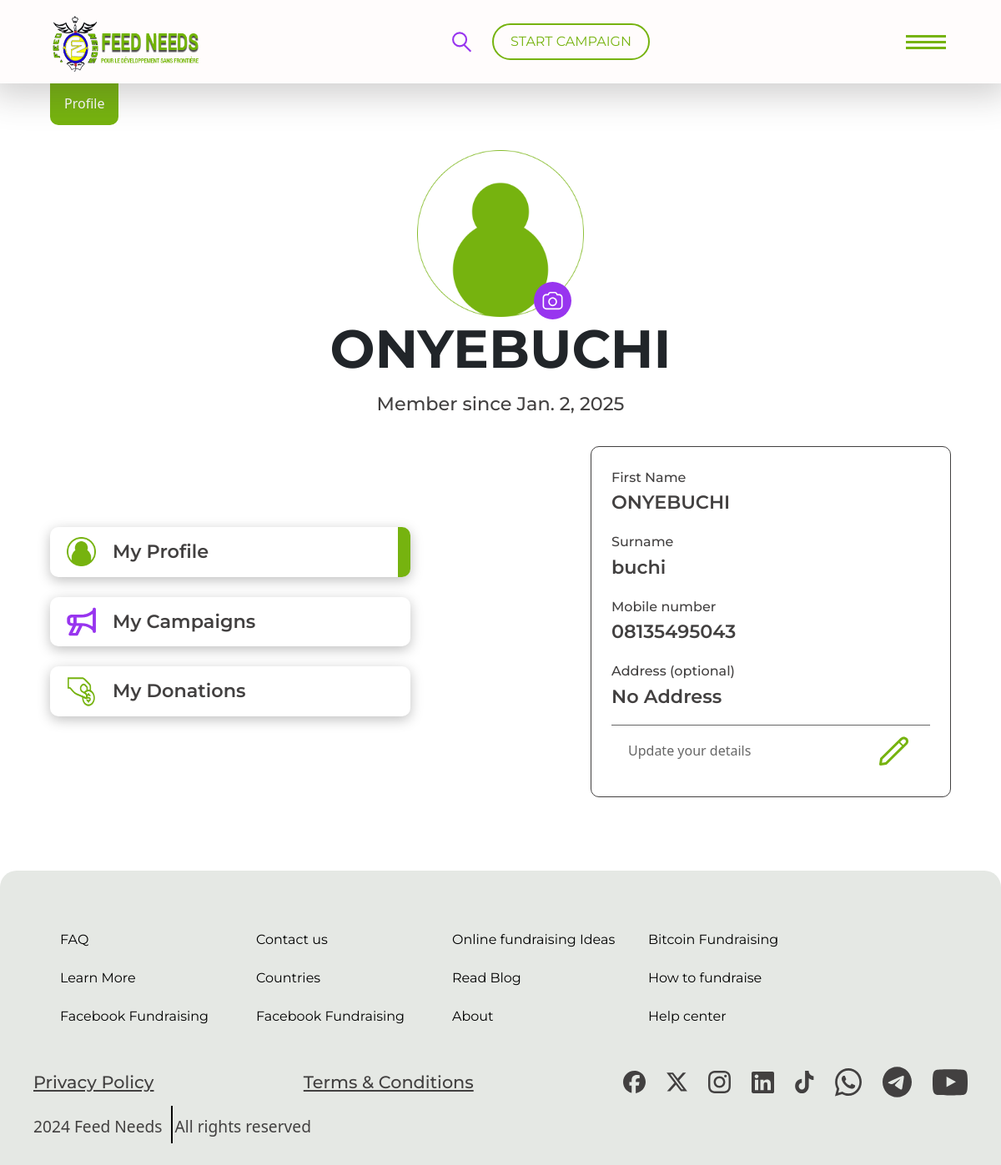
Before: /profile (signed in) with the older database file.
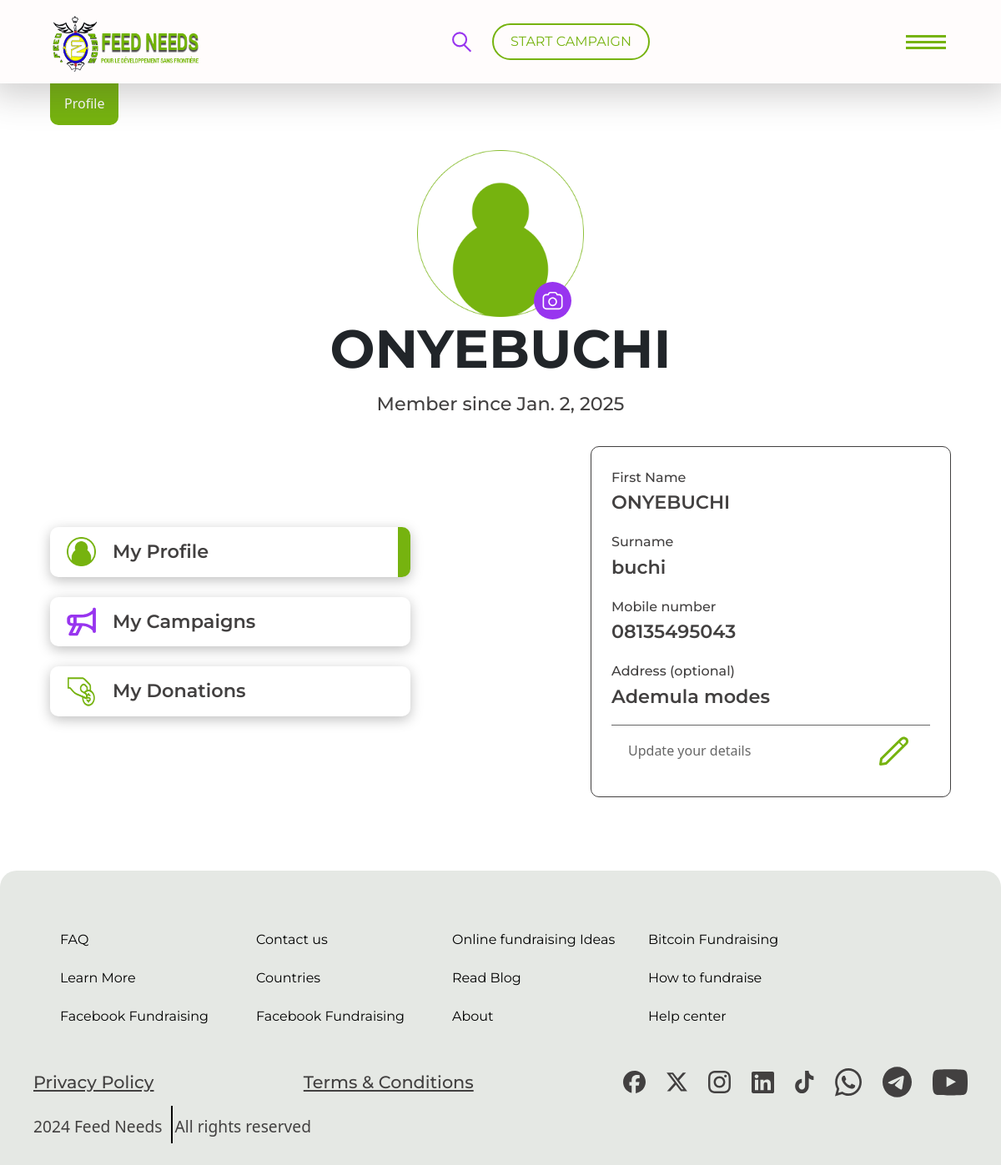
After: the same page with the newer database file.
### base/models.py (models this page shows, shortened)
class CustomUser(AbstractUser):
    phone_number = models.CharField(max_length=15, null=True, blank=True)

class Profile(models.Model):
    user= models.ForeignKey(CustomUser, on_delete=models.CASCADE)
    address = models.CharField( max_length=100,null=True)

### base/views.py (the view, shortened to what this page needs)
# urls.py: path('profile',profile,name="profile"),
@login_required(login_url="login")
def profile(request):
    campaign = Campaign.objects.filter(user=request.user)
    profile = get_object_or_404(Profile, user=request.user)
    donations = Donation.objects.filter(campaign__user=request.user).select_related("campaign", "user")
    context = {
        "campaign": campaign,
        "donations": donations,
        "profile": profile,
    }
    return render(request, 'profile.html', context)

### base/templates/profile.html (shortened to what this page needs)
{% extends "base2.html" %}
{% block content %}
{% load static %}
<head>
	<link
		href="https://cdn.jsdelivr.net/npm/bootstrap@5.3.3/dist/css/bootstrap.min.css"
		rel="stylesheet"
	/>
</head>
	<main class="profile light-bg-clr pd-down">
		<span class="page-highlight-span">Profile</span>
		<div class="flex-column justify-content-center">
			<div class="profile-img-container pos-rel">
				<img class="profile-page-img" src="../static/img/profile-img.png" alt="">
				<span class="profile-camera-icon flex-center">
					<img src="../static/img/svg/camera-icon.svg" alt="camera icon">
				</span>
			</div>
			<h3 class="page-head text-center">{{request.user.first_name}}</h3>
			<p class="mac-text-mid text-center">Member since {{ request.user.date_joined|date}}</p>
		</div>
		<div class="profile-main-content mt-3">
			<div class="profile-util-container flex-column gap-4 align-items-start">
				<div class="profile-util-item my-profile">
					<div data-profile_cta="my-profile" class="profile-util-item-head">
						<img class="icon" src="../static/img/profile-icon.png" alt="profile icon">
						<span class="mac-text-mid">My Profile</span>
					</div>
				</div>
				<div  class="profile-util-item">
					<div data-profile_cta="my-donations" class="profile-util-item-head campaign">
						<img class="icon" src="../static/img/svg/megaphone.svg" alt="profile icon">
						<span class="mac-text-mid">My Campaigns</span>
					</div>
				</div>
				<div  class="profile-util-item">
					<div data-profile_cta="my-campaigns" class="profile-util-item-head">
						<img class="icon" src="../static/img/svg/donor-icon.svg" alt="profile icon">
						<span class="mac-text-mid">My Donations</span>
					</div>
				</div>
			</div>
	{% if request.user.is_authenticated %}
			<div class="profile-info-wrapper flex-column">
				<div data-profile_category="my-profile" class="info-item profile-details-container w-100 bd p-4 br-10">
					<div class="profile-details-item">
						<span class="mac-text-sm fw-500">First Name</span>
						<p class="mac-text-mid fw-600">{{request.user.first_name}}</p>
					</div>
					<div class="profile-details-item">
						<span class="mac-text-sm fw-500">Surname</span>
						<p class="mac-text-mid fw-600">{{request.user.last_name}}</p>
					</div>
					<div class="profile-details-item">
						<span class="mac-text-sm fw-500">Mobile number</span>
						<p class="mac-text-mid fw-600">{{request.user.phone_number}}</p>
					</div>
					<div class="profile-details-item">
						<span class="mac-text-sm fw-500">Address (optional)</span>
						{% if not profile.address %}
						<p class="mac-text-mid fw-600">No Address</p>
						{% else %}
						<p class="mac-text-mid fw-600">{{profile.address}}</p>
						{% endif %}
					</div>
					<div class="edit-cta-container">
						<span class="edit-text">Update your details</span>
						<button  data-bs-toggle="modal" data-bs-target="#updateProfileModal" class="edit-btn"><img src="../static/img/svg/pen.svg" alt=""></button>
					</div>
				</div>
				{% endif %}
			</div>
		</div>
	</main>
{% endblock content %}

### base/templates/base2.html (shortened to what this page needs)
{% load static %}
<!DOCTYPE html>
<html lang="en">
	<head>
		<link
			href="https://cdn.jsdelivr.net/npm/bootstrap@5.3.3/dist/css/bootstrap.min.css"
			rel="stylesheet"
		/>
		<link rel="stylesheet" href="{% static 'css/style.css' %}" />
	</head>
	<body>
        <div class="campaign page">
            <nav class="navbar bos sticky-top align-items-center">
                <div class="pd-nav flex-between w-100 align-center">
                    <img
                        class="logo-img"
                        src="{% static '../static/img/Feed-logo.png' %}"
                        alt="logo img"
                    />
                    <div class="nav-util-cta-container d-flex align-items-center gap-4 ms-sm-0 ms-auto me-sm-0 me-2">
                        <img
                            class="search-icon"
                            src="{% static '../static/img/svg/search-icon.svg' %}"
                            alt="search icon"
                        />
                        <a href="#" class="start-camp-cta">START CAMPAIGN</a>
                    </div>
                    <div class="hamburger">
                        <span></span>
                        <span></span>
                        <span></span>
                    </div>
                </div>
            </nav>
            {% block content %}
            {% endblock content %}
            <footer class="pos-rel mt-5">
                    <div class="footer-bottom-wrapper">
                        <div class="w-100">
                            <ul class="footer-links-container grid">
                                <li><a href="#" class="footer-links">FAQ</a></li>
                                <li><a href="#" class="footer-links">Contact us</a></li>
                                <li>
                                    <a href="#" class="footer-links">Online fundraising Ideas</a>
                                </li>
                                <li><a href="#" class="footer-links">Bitcoin Fundraising</a></li>
                                <li><a href="#" class="footer-links">Learn More</a></li>
                                <li><a href="#" class="footer-links">Countries</a></li>
                                <li><a href="#" class="footer-links">Read Blog</a></li>
                                <li><a href="#" class="footer-links">How to fundraise</a></li>
                                <li><a href="#" class="footer-links">Facebook Fundraising</a></li>
                                <li><a href="#" class="footer-links">Facebook Fundraising</a></li>
                                <li><a href="#" class="footer-links">About</a></li>
                                <li><a href="#" class="footer-links">Help center</a></li>
                            </ul>
                            <div class="flex-wrap gp-20 footer-bottom-link-container mt-5">
                                <a href="#" class="footer-bottom-link">Privacy Policy</a>
                                <a href="#" class="footer-bottom-link">Terms & Conditions</a>
                                <div class="social-media-container flex-wrap">
                                    <a href="#" class="flex-center">
                                        <img
                                            class="social-icon"
                                            src="{% static '../static/img/svg/socials/facebook.svg' %}"
                                            alt="Facebook icon"
                                        />
                                    </a>
                                    <a href="#" class="flex-center">
                                        <img
                                            class="social-icon"
                                            src="{% static '../static/img/svg/socials/twitter.svg' %}"
                                            alt="Twitter icon"
                                        />
                                    </a>
                                    <a href="#" class="flex-center">
                                        <img
                                            class="social-icon"
                                            src="{% static '../static/img/svg/socials/instagram.svg' %}"
                                            alt="Instagram icon"
                                        />
                                    </a>
                                    <a href="#" class="flex-center">
                                        <img
                                            class="social-icon"
                                            src="{% static '../static/img/svg/socials/linkedIn.svg' %}"
                                            alt="LinkedIn icon"
                                        />
                                    </a>
                                    <a href="#" class="flex-center">
                                        <img
                                            class="social-icon"
                                            src="{% static '../static/img/svg/socials/tiktok.svg' %}"
                                            alt="Tiktok icon"
                                        />
                                    </a>
                                    <a href="#" class="flex-center">
                                        <img
                                            class="social-icon"
                                            src="{% static '../static/img/svg/socials/whatsapp.svg' %}"
                                            alt="Whatsapp icon"
                                        />
                                    </a>
                                    <a href="#" class="flex-center">
                                        <img
                                            class="social-icon"
                                            src="{% static '../static/img/svg/socials/telegram.svg' %}"
                                            alt="Telegram icon"
                                        />
                                    </a>
                                    <a href="#" class="flex-center">
                                        <img
                                            class="social-icon"
                                            src="{% static '../static/img/svg/socials/youtube.svg' %}"
                                            alt="Youtube icon"
                                        />
                                    </a>
                                </div>
                                <div class="copyright-container pos-rel flex gp-15">
                                    <p class="copyright-text">2024 Feed Needs</p>
                                    <span class="dash"></span>
                                    <p class="copyright-text">All rights reserved</p>
                                </div>
                            </div>
                        </div>
                    </div>
            </footer>
        </div>
    </body>
</html>

### base/static/css/util-text.css (style rules this page uses)
.page-head { font-weight: 700; font-size: 4rem; margin: 0px 0px 10px; }
.fw-500 { font-weight: 500!important; }
.fw-600 { font-weight: 600!important; }
.mac-text-large, .mac-text-sm, .mac-text-mid { font-family: var(--montserrat-font); }
.mac-text-mid { font-weight: 500; font-size: 1.4rem; }
.mac-text-sm { font-size: 1rem; font-weight: 300; }

### base/static/css/util-layout.css (style rules this page uses)
.flex { display: flex; align-items: center; }
.flex-center { display: flex; align-items: center; justify-content: center; }
.flex-between { display: flex; justify-content: space-between; }
.flex-wrap { display: flex; align-items: center; flex-wrap: wrap; }
.flex-column { display: flex; flex-direction: column; justify-content: center; align-items: center; }
.gp-15 { gap: 15px; }
.gp-20 { gap: 20px; }
.w-100 { width: 100% !important; }
.align-center { align-items: center !important; }
.grid { display: grid; grid-template-columns: repeat(auto-fit, minmax(280px, 1fr)); gap: 20px; }
.bd { border: 1px solid var(--dark-text-clr); }
.br-10 { border-radius: 10px; }

Changed rows visible on the page:
now on this page (row edited): Profile: address "Ademula modes"
changed Profile: address empty → "Ademula modes" (drawn)
Other visible differences:
text no longer shown: "No Address"
